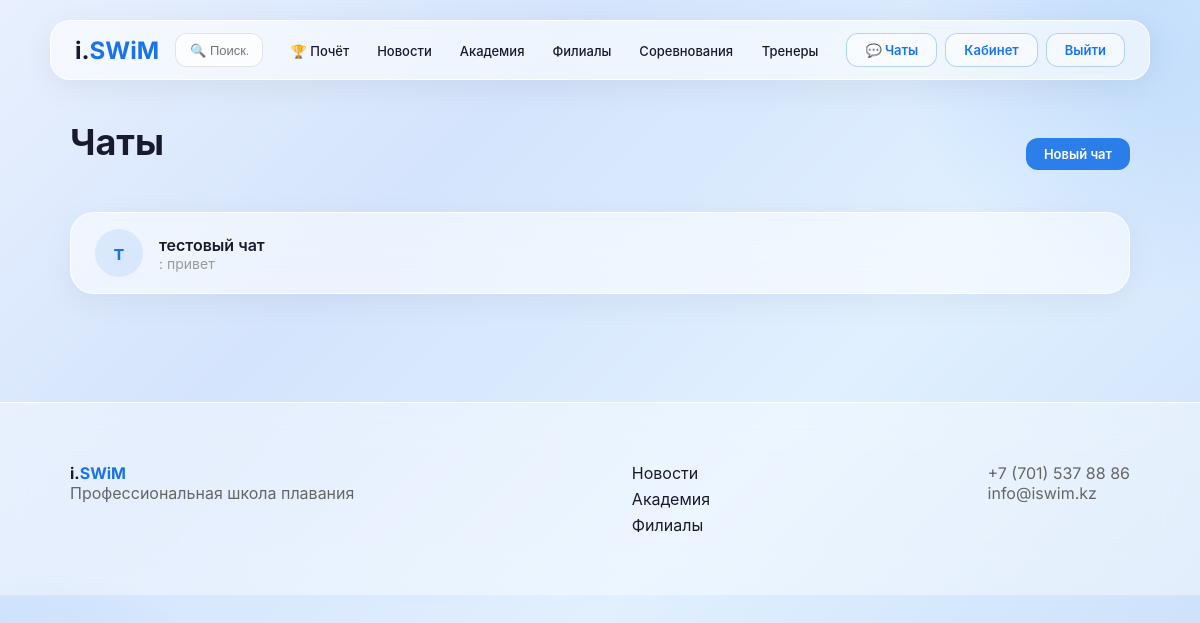
Screenshot of /chat/ (signed in) with the database file from the repository.
### chat/models.py (models this page shows, shortened)
class ChatRoom(models.Model):
    ROOM_TYPES = [
        ('private', 'Личный'),
        ('group', 'Групповой'),
    ]
    name = models.CharField(max_length=100, verbose_name='Название')
    room_type = models.CharField(max_length=10, choices=ROOM_TYPES, default='private', verbose_name='Тип')
    participants = models.ManyToManyField(User, related_name='chat_rooms', verbose_name='Участники')
    created_by = models.ForeignKey(User, on_delete=models.CASCADE, related_name='created_rooms', verbose_name='Создатель')
    created_at = models.DateTimeField(auto_now_add=True, verbose_name='Создана')
    avatar = models.ImageField(upload_to='chat_avatars/', blank=True, verbose_name='Аватар')
    def last_message(self):
        return self.messages.last()
    class Meta:
        verbose_name = 'Чат'
        verbose_name_plural = 'Чаты'

class Message(models.Model):
    room = models.ForeignKey(ChatRoom, on_delete=models.CASCADE, related_name='messages', verbose_name='Чат')
    sender = models.ForeignKey(User, on_delete=models.CASCADE, related_name='messages', verbose_name='Отправитель')
    text = models.TextField(verbose_name='Текст')
    created_at = models.DateTimeField(auto_now_add=True, verbose_name='Отправлено')
    is_read = models.BooleanField(default=False, verbose_name='Прочитано')
    class Meta:
        verbose_name = 'Сообщение'
        verbose_name_plural = 'Сообщения'
        ordering = ['created_at']

### chat/views.py (the view)
# urls.py: path('chat/', chat_list, name='chat_list'),
@login_required
def chat_list(request):
    rooms = request.user.chat_rooms.all()
    rooms_with_data = []
    for room in rooms:
        unread = room.messages.filter(is_read=False).exclude(sender=request.user).count()
        rooms_with_data.append({
            'room': room,
            'last_message': room.last_message(),
            'unread': unread,
        })
    return render(request, 'chat/chat_list.html', {'rooms': rooms_with_data})

### chat/templates/chat/chat_list.html (shortened to what this page needs)
{% extends 'core/base.html' %}
{% block content %}
<div class="container">
    <div style="display:flex;justify-content:space-between;align-items:center;margin-bottom:24px;">
        <h1 class="page-title">Чаты</h1>
        <a href="{% url 'create_room' %}" class="btn-glass">Новый чат</a>
    </div>
    <div>
        {% for item in rooms %}
            <a href="{% url 'chat_room' item.room.id %}" style="text-decoration:none;color:inherit;">
                <div class="glass-card" style="display:flex;align-items:center;gap:16px;margin-bottom:8px;padding:16px 24px;">
                    <div style="width:48px;height:48px;border-radius:50%;background:rgba(26,115,232,0.1);display:flex;align-items:center;justify-content:center;font-size:20px;font-weight:600;color:#1a73e8;">
                        {{ item.room.name|slice:":1" }}
                    </div>
                    <div style="flex:1;">
                        <div style="font-weight:600;">{{ item.room.name }}</div>
                        {% if item.last_message %}
                            <div style="color:#999;font-size:14px;">{{ item.last_message.sender.get_full_name }}: {{ item.last_message.text|truncatechars:40 }}</div>
                        {% endif %}
                    </div>
                </div>
            </a>
        {% empty %}
            <div class="glass-card" style="text-align:center;padding:48px;">
                <p style="color:#999;">У вас пока нет чатов</p>
                <a href="{% url 'create_room' %}" class="btn-glass">Создать чат</a>
            </div>
        {% endfor %}
    </div>
</div>
{% endblock %}

### core/templates/core/base.html (style rules this page uses)
* { margin: 0; padding: 0; box-sizing: border-box; }
body { font-family: 'Inter', -apple-system, BlinkMacSystemFont, sans-serif; background: linear-gradient(135deg, #e8f0fe 0%, #d4e4fc 30%, #e0f0ff 60%, #c8ddf8 100%); background-attachment: fixed; min-height: 100vh; color: #1a1a2e; -webkit-font-smoothing: antialiased; }
body::before { content: ''; position: fixed; top: -200px; right: -200px; width: 500px; height: 500px; background: radial-gradient(circle, rgba(26,115,232,0.15) 0%, transparent 70%); border-radius: 50%; pointer-events: none; z-index: 0; }
body::after { content: ''; position: fixed; bottom: -150px; left: -150px; width: 400px; height: 400px; background: radial-gradient(circle, rgba(0,180,216,0.12) 0%, transparent 70%); border-radius: 50%; pointer-events: none; z-index: 0; }
.btn-glass, .btn-glass-outline { padding: 8px 18px; border-radius: 12px; font-weight: 600; font-size: 13px; cursor: pointer; text-decoration: none; display: inline-block; transition: all 0.3s; white-space: nowrap; }
.btn-glass { background: rgba(26,115,232,0.9); color: white; border: none; }
.container { max-width: 1100px; margin: 0 auto; padding: 20px; }
.glass-card { background: rgba(255,255,255,0.55); backdrop-filter: blur(20px); -webkit-backdrop-filter: blur(20px); border: 1px solid rgba(255,255,255,0.8); border-radius: 24px; padding: 32px; box-shadow: 0 8px 32px rgba(0,0,0,0.05); }
.page-title { font-size: 36px; font-weight: 700; margin-bottom: 24px; }

### rows the page displays
ChatRoom: room.name "т", room.name "тестовый чат", last_message.text "привет"
